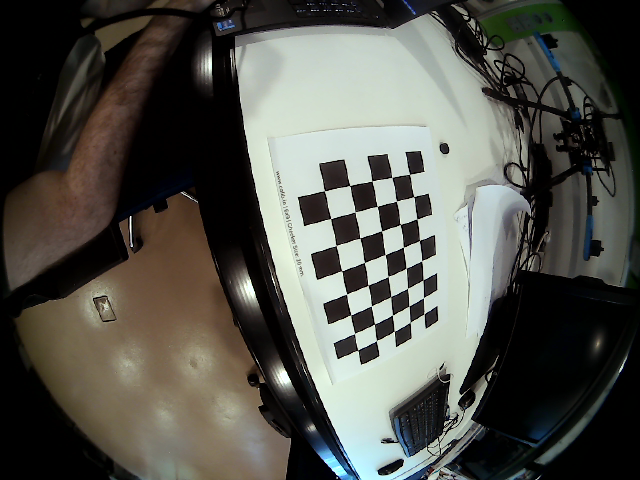
#> input picture calibration_elp/image1.png, 640 x 480 px; its folder holds only this picture in this run
$ python calibration_code.py
#> lines starting #> are read from the running program, lines starting #| are printed output that depends on the picture; after the words box and inside, x2 and y2 are one past the last pixel; in counts of white or black regions, pixels touching at a corner belong together; long printed decimals are rounded
import cv2
import numpy as np
import glob

# Define the chess board rows and columns
rows = 8
cols = 5

# Set the termination criteria for the corner sub-pixel algorithm
criteria = (cv2.TERM_CRITERIA_EPS + cv2.TERM_CRITERIA_MAX_ITER, 30, 0.001)

# Prepare object points like (0,0,0), (1,0,0), (2,0,0) ....,(6,5,0)
objp = np.zeros((rows*cols, 3), np.float32)
objp[:,:2] = np.mgrid[0:cols, 0:rows].T.reshape(-1, 2)

# Arrays to store object points and image points from all images.
objpoints = [] # 3d points in real world space
imgpoints = [] # 2d points in image plane.

# List of calibration images
images = glob.glob('/home/osama/Desktop/elp/calibration_elp/*.png')

image_shape = None  # Initialize image shape

for fname in images:
    img = cv2.imread(fname)
#> img is the input picture: shape (480, 640, 3); mean B, G, R 76.6, 83.3, 83
    if img is None:
        print(f"Failed to load image {fname}")
        continue

    gray = cv2.cvtColor(img, cv2.COLOR_BGR2GRAY)
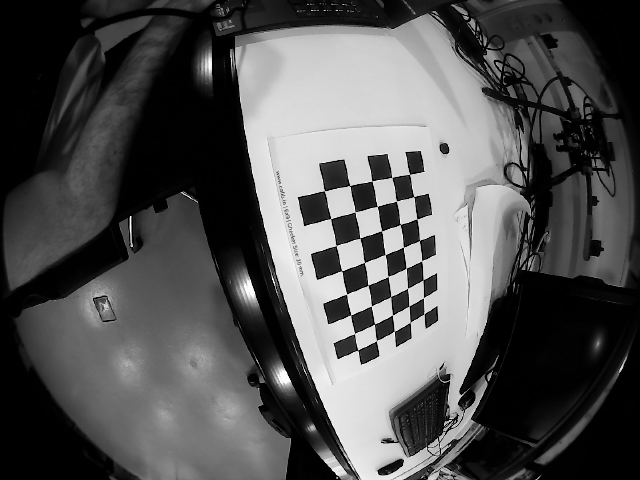
#> gray: shape (480, 640); min 0, max 255, mean 82.5
    if image_shape is None:
        image_shape = gray.shape[::-1]
#> image_shape = (640, 480)

    # Find the chess board corners
    ret, corners = cv2.findChessboardCorners(gray, (cols, rows), None)
#> ret = True; corners = 40 rows, first 8: [423.8, 314.2], [410.1, 322.4], [394.2, 331.1], [376.5, 340.5], [357.7, 350.3], [423.5, 297.7], [409, 306], [392.5, 315]

    if not ret:
        print(f"Chessboard corners not found in image {fname}")
        continue

    # Each entry in objpoints should be a copy of objp
    objpoints.append(objp.copy())  # Use copy of objp for each successful detection
    corners2 = cv2.cornerSubPix(gray, corners, (11,11), (-1,-1), criteria)
#> corners2 = 40 rows, first 8: [423.9, 317.3], [410.3, 321.5], [394.4, 332.8], [376.3, 340.7], [357.8, 350.4], [423.6, 299.4], [409.3, 307.1], [392.5, 315.4]
    imgpoints.append(corners2)

    # Draw and display the corners
    cv2.drawChessboardCorners(img, (cols, rows), corners2, ret)
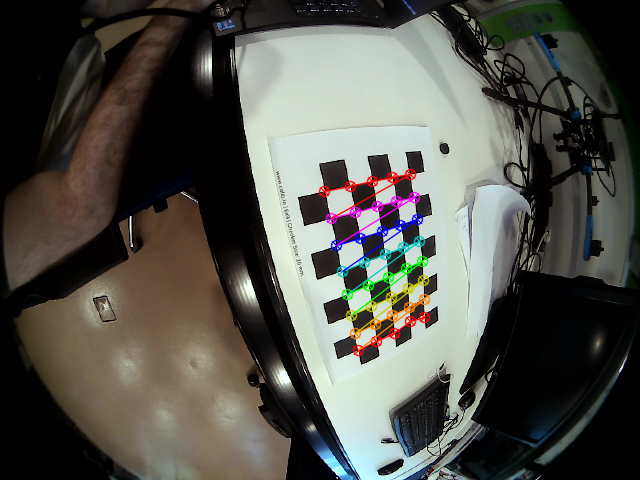
#> img: shape (480, 640, 3); 2.1% of pixels changed, all inside (x1, y1, x2, y2) = (318, 168, 431, 357)
    cv2.imshow('img', img)
    cv2.waitKey(500)

cv2.destroyAllWindows()

# Check if object points and image points were found
if objpoints and imgpoints and image_shape:
    # Convert lists to NumPy arrays with the correct dtype
    objpoints_np = np.array(objpoints, dtype=np.float32)
    imgpoints_np = np.array(imgpoints, dtype=np.float32)
    # objpoints_np.reshape(-1,1,3)    # np.expand_dims(np.asarray(imgpoints_np), -2)
    objpoints_np = np.expand_dims(np.asarray(objpoints_np), -2)
    # import pdb
    # pdb.set_trace()
    # Calibrate fisheye camera model
    N_OK = len(objpoints_np)
    K = np.zeros((3, 3))
    D = np.zeros((4, 1))
    rvecs = [np.zeros((1, 1, 3), dtype=np.float64) for i in range(N_OK)]
    tvecs = [np.zeros((1, 1, 3), dtype=np.float64) for i in range(N_OK)]
    retval, K, D, rvecs, tvecs = cv2.fisheye.calibrate(
        objpoints_np,
        imgpoints_np,
        image_shape,
        K,
        D,
        rvecs,
        tvecs,
        cv2.fisheye.CALIB_RECOMPUTE_EXTRINSIC + cv2.fisheye.CALIB_CHECK_COND + cv2.fisheye.CALIB_FIX_SKEW,
        criteria
    )
#> retval = 0.615; K = [[254.2, 0, 327], [0, 255, 247.2], [0, 0, 1]]; D = [-0.0363, -1.27, 4.23, 1.46]; rvecs = ([-0.508, -0.327, 2.82],); tvecs = ([5.02, 3.48, 11.76],)

    print("Found " + str(N_OK) + " valid images for calibration")
    print("Camera matrix:", K)
#| Camera matrix: [[254.154   0.         326.975]
#|  [  0.         254.958 247.162]
#|  [  0.           0.           1.        ]]
    print("Distortion coefficients:", D)
#| Distortion coefficients: [[-0.03627]
#|  [-1.273]
#|  [ 4.232]
#|  [ 1.463]]
else:
    print("Insufficient valid images for calibration.")

$ run again, on calibration_elp/image2.png
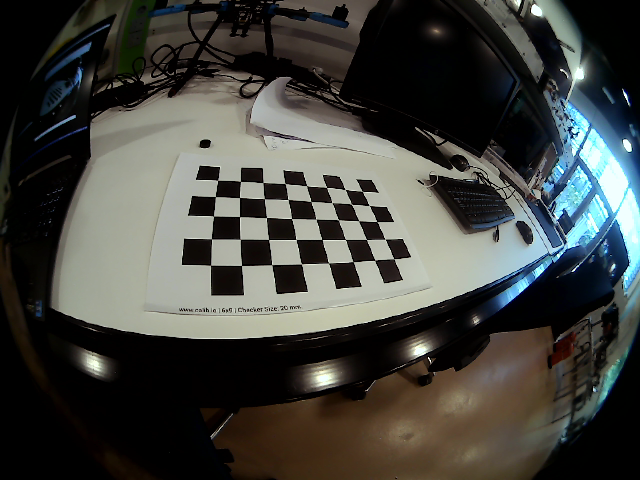
#> input picture calibration_elp/image2.png, 640 x 480 px
#> img is the input picture: shape (480, 640, 3); mean B, G, R 63.4, 68, 67
#> `gray = cv2.cvtColor(img, cv2.COLOR_BGR2GRAY)`:
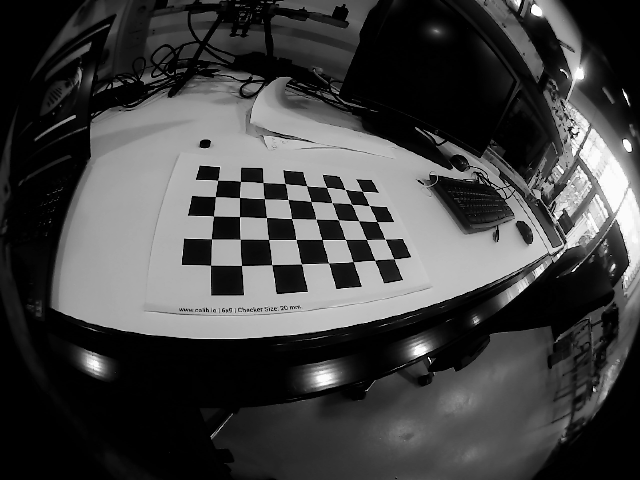
#> gray: shape (480, 640); min 0, max 255, mean 67.2
#> ret = True; corners = 40 rows, first 8: [362.2, 191.2], [369.3, 205.4], [376.8, 221.5], [385.2, 239.1], [394, 258.7], [345.1, 189.4], [351.3, 204.3], [358.7, 220.9]
#> corners2 = 40 rows, first 8: [360.4, 187.6], [369.3, 205.6], [377.3, 221.5], [385.1, 239.1], [393.9, 258.9], [345.4, 189.6], [351.8, 204.1], [358.5, 220.6]
#> `cv2.drawChessboardCorners(img, (cols, rows), corners2, ret)`:
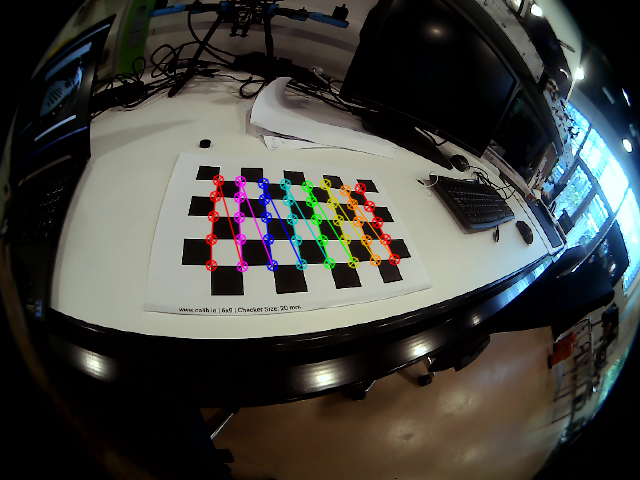
#> img: shape (480, 640, 3); 2.17% of pixels changed, all inside (x1, y1, x2, y2) = (205, 174, 401, 273)
#> retval = 0.852; K = [[230.4, 0, 302.1], [0, 241, 224.1], [0, 0, 1]]; D = [0.434, -6.78, 41.19, -89.58]; rvecs = ([-0.783, 0.315, 1.4],); tvecs = ([3.04, -1.65, 11.48],)
#| Camera matrix: [[230.363   0.         302.129]
#|  [  0.         240.999 224.107]
#|  [  0.           0.           1.        ]]
#| Distortion coefficients: [[  0.4344]
#|  [ -6.779]
#|  [ 41.194]
#|  [-89.584]]
